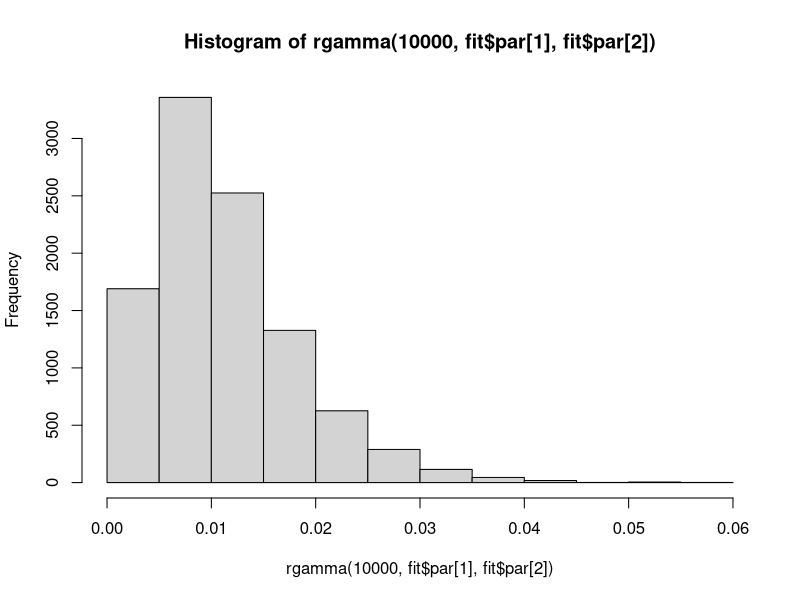

Source code (R):
##Find equilibrium with optim

# 1.26.2022 updated some input values from IPM_MS, added comments
# 1.26.2022 also rescaled N in Atest to Btest to rescale betaN for better conver-
# gence diagnostics in JAGS

Atest = function(N=10000, betaN=0.01){
  ilogit <- function(x){exp(x)/(1+exp(x))}
  BP <- ilogit(2.2) # assumed mean BP was 0.9
  mean.phi0 <- 0.325 # phi.0 + (1-phi.0)*omegaJ, from cjs and EE
  mean.logit.phi0 <- log(mean.phi0/(1-mean.phi0))
  mean.phiA <- 0.9 # phi.A + (1-phi.A)*omegaA, from cjs and EE
  mean.logit.phiA <- log(mean.phiA/(1-mean.phiA))
  mean.log.F <- -0.47 # log(nest success*clutch size*duckling survival, Kig)
  phi0 <- ilogit(mean.logit.phi0)
  logit.phiA <- mean.logit.phiA - betaN*(N/1000) # rescaling N
  phiA <- ilogit(logit.phiA)
  F <- exp(log(phi0) + mean.log.F - betaN*(N/1000) + log(BP) ) # rescaling N
  phi2 <- phiA
  phi1 <- phi2
  alpha <- 1.95/7.1 # from EE
  
  A <- matrix(c(0, 0, F, F, 
                (1-alpha)*phi1, 0, 0, 0, 
                alpha*phi1, 0, 0, 0, 
                0, phi2, phiA, phiA), ncol = 4, byrow = T)
  
  return( (max(Re(eigen(A)$values))-1)^2 )
}

Btest = function(betaN=0.01, N=12500){
  ilogit <- function(x){exp(x)/(1+exp(x))}
  BP <- ilogit(1.73) # assumed mean BP was 0.9
  mean.phi0 <- 0.325 # phi.0 + (1-phi.0)*omegaJ, from cjs and EE
  mean.logit.phi0 <- log(mean.phi0/(1-mean.phi0))
  mean.phiA <- 0.9 # phi.A + (1-phi.A)*omegaA, from cjs and EE
  mean.logit.phiA <- log(mean.phiA/(1-mean.phiA))
  mean.log.F <- -0.47# log(nest success*clutch size*duckling survival, Kig)
  phi0 <- ilogit(mean.logit.phi0)
  logit.phiA <- mean.logit.phiA - betaN*(N/1000) # rescaling N
  phiA <- ilogit(logit.phiA)
  F <- exp(log(phi0) + mean.log.F - betaN*(N/1000) + log(BP) ) # rescaling N
  phi2 <- phiA
  phi1 <- phi2
  alpha <- 1.95/7.1 # from EE
  
  A <- matrix(c(0, 0, F, F, 
                (1-alpha)*phi1, 0, 0, 0, 
                alpha*phi1, 0, 0, 0, 
                0, phi2, phiA, phiA), ncol = 4, byrow = T)
  
  return( (max(Re(eigen(A)$values))-1)^2 )
}

optimize(f=Atest, interval = c(0, 1e9), betaN = 0.001)

optimize(f=Btest, interval = c(0, 0.001), N=12500)

##relate this to the EE for the ACP
#high K = 50657 ibb = 50657/2 females = 25328.5
optimize(f=Btest, interval = c(0, 0.1), tol=1e-8, N=25329)$minimum

#best K = 25000 ibb = 12500 females
optimize(f=Btest, interval = c(0, 0.1), tol=1e-8, N=12500)$minimum

#low K = 10743 ibb = 5371.5 females
optimize(f=Btest, interval = c(0, 0.1), tol=1e-8, N=5372)$minimum


##relate this to the EE for the YKD
#high females = 37.5K
optimize(f=Btest, interval = c(0, 0.1), tol=1e-8, N=37500)$minimum

#best  = 20K females
optimize(f=Btest, interval = c(0, 0.1), tol=1e-8, N=20000)$minimum

#low = 8.5K  females
optimize(f=Btest, interval = c(0, 0.1), tol=1e-8, N=8500)$minimum



#now find a distribution that matches the EE
qmatch.gamma <- function(par=c(3,10000), eeq=c(0.1, 0.7, 2.3), qtarget=c(0.1, 0.5, 0.9)){
  qdist <- qgamma(qtarget, shape=par[1], rate=par[2])
  return( sum((10000*(qdist-eeq))^2) )
}

#ACP
fit <- optim(par=c(3, 10000), fn=qmatch.gamma, method="L-BFGS-B", lower=c(1,1), 
             eeq=c(0.006937275, 0.01405714, 0.03270927))
fit

qgamma(c(0.1, 0.5, 0.9), shape=fit$par[1], rate=fit$par[2])

#YKD
fit <- optim(par=c(3, 10000), fn=qmatch.gamma, method="L-BFGS-B", lower=c(1,1), 
             eeq=c(0.004685713, 0.008785711, 0.02067226))
fit

qgamma(c(0.1, 0.5, 0.9), shape=fit$par[1], rate=fit$par[2])

hist(rgamma(10000, fit$par[1], fit$par[2]))
